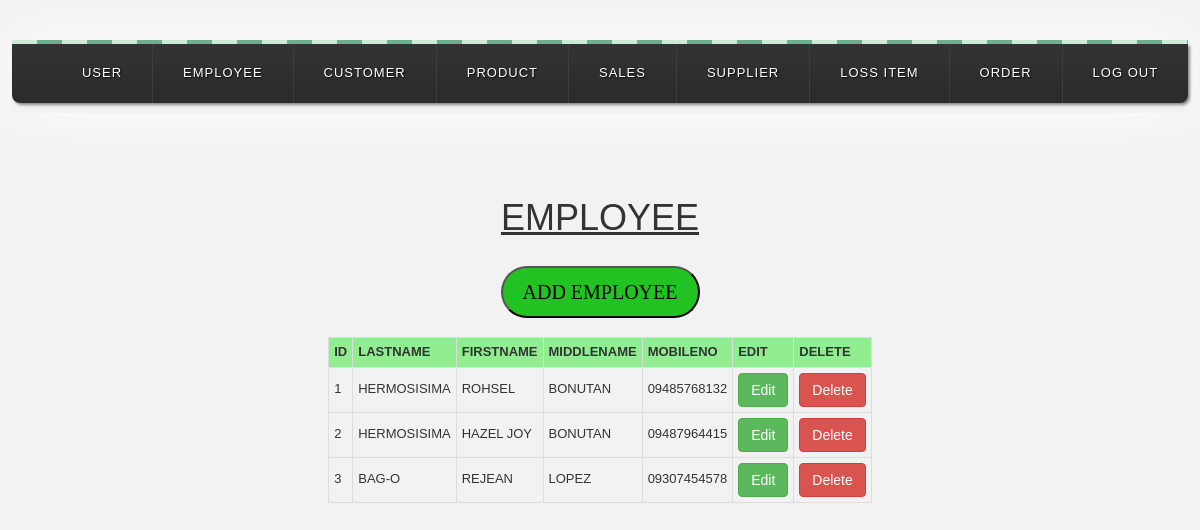
The app's page /employee.php (signed in) with its own data.
### tables this page shows
CREATE TABLE IF NOT EXISTS `employee` (
  `EmployeeID` int(11) NOT NULL,
  `E_LName` varchar(50) NOT NULL,
  `E_FName` varchar(50) NOT NULL,
  `E_MName` varchar(50) NOT NULL,
  `E_MobileNo` varchar(15) NOT NULL
);

### employee.php (the view, shortened to what this page needs)
<!Doctype html>
<html>
<body>
<link rel="stylesheet" type="text/css" href="mystyles.css">
<?php
include('header.php');
?>
<head>
</head>
<div class="wrap">
<span class="decor"></span>
<nav>
  <ul class="primary">
    <li>
      <a href="users.php">USER</a>
    </li>
    <li>
      <a href="employee.php">EMPLOYEE</a>
    </li>
    <li>
      <a href="customer.php">CUSTOMER</a>
    </li>
    <li>
      <a href="product.php">PRODUCT</a>
    </li>
    <li>
      <a href="sales.php">SALES</a>
    </li>
    <li>
      <a href="supplier.php">SUPPLIER</a>
    </li>
    <li>
      <a href="loss.php">LOSS ITEM</a>
    </li>
    <li>
      <a href="orders.php">ORDER</a>
    </li>
    <li>
      <a href="logout.php">LOG OUT</a>
    </li>
  </ul>
</nav>
</div>
<hr/>
<br/>
<div>
<center>
<h1><u>EMPLOYEE</u></h1>
<br/>
<button id="myBtn" class="button">ADD EMPLOYEE</button>
</center>
<br/>
<center>
<?php
$query1=mysql_query("select *from employee");
echo "<table cellpadding='1' cellspacing='1' class='db-table table-bordered'>
	<tr>
	<th>ID</th>
	<th>LastName</th>
	<th>FirstName</th>
	<th>MiddleName</th>
	<th>MobileNo</th>
	<th>Edit</th>
	<th>Delete</th>
	</tr>";
while($query2=mysql_fetch_array($query1))
{
echo "<td>".$query2['EmployeeID']."</td>";
echo "<td>".$query2['E_LName']."</td>";
echo "<td>".$query2['E_FName']."</td>";
echo "<td>".$query2['E_MName']."</td>";
echo "<td>".$query2['E_MobileNo']."</td>";
echo "<td><a href='employee_edit.php?ID=".$query2['EmployeeID']."'> <button type=;button' class='btn btn-success'>Edit</a></td>";
echo "<td><a href='employee_delete.php?ID=".$query2['EmployeeID']."' onclick='return confirmation()'> <button type=;button' class='btn btn-danger'>Delete</a></td></tr>";
}
?>
</div>
<br>
<br>
<br>
</body>
</html>

### mystyles.css (style rules this page uses)
body { background-color: ; }
h1 { text-align: center; font-family: courier new; color: Green; font-size: 55px; }
table.db-table { border-right:1px solid #ccc; border-bottom:1px solid #ccc; }
table.db-table th { background:lightgreen; padding:5px; border-left:1px solid #ccc; border-top:1px solid #ccc; }
table.db-table td { padding:5px; border-left:1px solid #ccc; border-top:1px solid #ccc; }
.button { -webkit-border-radius: 28; -moz-border-radius: 28; border-radius: 28px; font-family: Georgia; color: #000000; font-size: 20px; background: #23c223; padding: 10px 20px 10px 20px; text-decoration: none; }

### employee.php (style rules this page uses)
body { background: #f2f2f2; font-family: helvetica, arial, serif; font-size: 13px; text-transform: uppercase; text-align: center; }
.wrap { display: inline-block; -webkit-box-shadow: 0 0 70px #fff; -moz-box-shadow: 0 0 70px #fff; box-shadow: 0 0 70px #fff; margin-top: 40px; }
.decor { background: #6EAF8D; background: -webkit-linear-gradient(left, #CDEBDB 50%, #6EAF8D 50%); background: -moz-linear-gradient(left, #CDEBDB 50%, #6EAF8D 50%); background: -o-linear-gradient(left, #CDEBDB 50%, #6EAF8D 50%); background: linear-gradient(left, white 50%, #6EAF8D 50%); background-size: 50px 25%;; padding: 2px; display: block; }
a { text-decoration: none; color: #fff; display: block; }
ul { list-style: none; position: relative; text-align: left; }
li { float: left; }
ul:after { clear: both; }
ul:before, ul:after { content: " "; display: table; }
nav { position: relative; background: #2B2B2B; background-image: -webkit-linear-gradient(bottom, #2B2B2B 7%, #333333 100%); background-image: -moz-linear-gradient(bottom, #2B2B2B 7%, #333333 100%); background-image: -o-linear-gradient(bottom, #2B2B2B 7%, #333333 100%); background-image: linear-gradient(bottom, #2B2B2B 7%, #333333 100%); text-align: center; letter-spacing: 1px; text-shadow: 1px 1px 1px #0E0E0E; -webkit-box-shadow: 2px 2px 3px #888; -moz-box-shadow: 2px 2px 3px #888; box-shadow: 2px 2px 3px #888; border-bottom-right-radius: 8px; border-bottom-left-radius: 8px; }
ul.primary li a { display: block; padding: 20px 30px; border-right: 1px solid #3D3D3D; }
ul.primary li:last-child a { border-right: none; }

### records on screen
employee: EmployeeID "1", E_LName "HERMOSISIMA", E_FName "ROHSEL", E_MName "BONUTAN", E_MobileNo "09485768132"
employee: EmployeeID "2", E_LName "HERMOSISIMA", E_FName "HAZEL JOY", E_MName "BONUTAN", E_MobileNo "09487964415"
employee: EmployeeID "3", E_LName "BAG-O", E_FName "REJEAN", E_MName "LOPEZ", E_MobileNo "09307454578"
